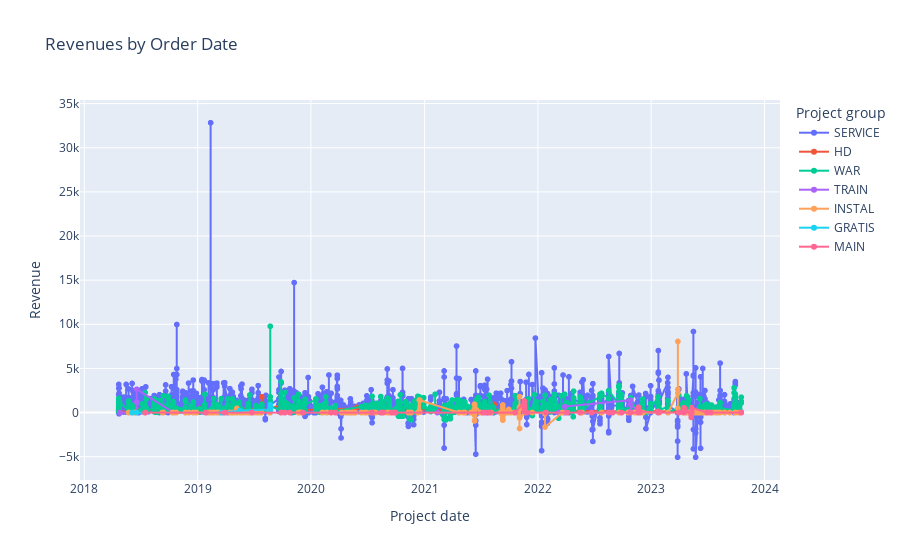

Here is the notebook cell this chart was saved with:
### Code cell
# revenues timeline by project group - right plot

fig1 = px.line(
    hours_per_project.sort_values(by="Project date"),
    x = 'Project date',
    y = 'Revenue',
    title= " Revenues by Order Date",
    markers="lines+markers",
    color = 'Project group'
)

fig1.update_layout(hovermode='x unified')

fig1.show()

folder_path = r'C:\Users\zluca\OneDrive\LAURA\Ironhack - data analyst\GitHub\Mid-bootcamp project\plots'
file_path = os.path.join(folder_path, 'revenues by order date.png')
pio.write_image(fig1, file_path)

### Figure 1 — Plotly figure (JSON) as saved in the notebook; plotly's stock layout.template omitted (floating-point values rounded to 4 significant figures; data arrays with more than 128 entries replaced by an {"elided": "..."} marker saying what was removed)
{"data": [{"hovertemplate": "Project group=SERVICE<br>Project date=%{x}<br>Revenue=%{y}<extra></extra>", "legendgroup": "SERVICE", "line": {"color": "#636efa", "dash": "solid"}, "marker": {"symbol": "circle"}, "mode": "markers+lines", "name": "SERVICE", "showlegend": true, "type": "scattergl", "x": {"elided": "2789 str values"}, "xaxis": "x", "y": {"elided": "2789 float values"}, "yaxis": "y"}, {"hovertemplate": "Project group=HD<br>Project date=%{x}<br>Revenue=%{y}<extra></extra>", "legendgroup": "HD", "line": {"color": "#EF553B", "dash": "solid"}, "marker": {"symbol": "circle"}, "mode": "markers+lines", "name": "HD", "showlegend": true, "type": "scattergl", "x": ["2018-04-22T00:00:00", "2018-04-22T00:00:00", "2018-06-18T00:00:00", "2018-06-18T00:00:00", "2018-06-18T00:00:00", "2018-12-19T00:00:00", "2018-12-19T00:00:00", "2019-01-07T00:00:00", "2019-01-07T00:00:00", "2019-01-07T00:00:00", "2019-01-07T00:00:00", "2019-01-07T00:00:00", "2019-01-08T00:00:00", "2019-01-08T00:00:00", "2019-01-08T00:00:00", "2019-01-08T00:00:00", "2019-01-08T00:00:00", "2019-01-08T00:00:00", "2019-01-08T00:00:00", "2019-01-08T00:00:00", "2019-01-08T00:00:00", "2019-01-08T00:00:00", "2019-02-12T00:00:00", "2019-02-19T00:00:00", "2019-02-22T00:00:00", "2019-02-22T00:00:00", "2019-03-18T00:00:00", "2019-03-18T00:00:00", "2019-04-04T00:00:00", "2019-04-04T00:00:00", "2019-04-08T00:00:00", "2019-04-08T00:00:00", "2019-04-17T00:00:00", "2019-04-23T00:00:00", "2019-04-23T00:00:00", "2019-04-23T00:00:00", "2019-05-07T00:00:00", "2019-05-07T00:00:00", "2019-05-21T00:00:00", "2019-05-21T00:00:00", "2019-05-24T00:00:00", "2019-05-24T00:00:00", "2019-05-24T00:00:00", "2019-05-24T00:00:00", "2019-05-24T00:00:00", "2019-05-24T00:00:00", "2019-05-24T00:00:00", "2019-05-24T00:00:00", "2019-05-24T00:00:00", "2019-06-03T00:00:00", "2019-06-05T00:00:00", "2019-06-18T00:00:00", "2019-06-18T00:00:00", "2019-06-18T00:00:00", "2019-06-24T00:00:00", "2019-06-24T00:00:00", "2019-06-24T00:00:00", "2019-06-24T00:00:00", "2019-06-28T00:00:00", "2019-07-08T00:00:00", "2019-07-08T00:00:00", "2019-07-08T00:00:00", "2019-07-11T00:00:00", "2019-07-11T00:00:00", "2019-07-15T00:00:00", "2019-07-15T00:00:00", "2019-07-18T00:00:00", "2019-07-26T00:00:00", "2019-07-26T00:00:00", "2019-07-26T00:00:00", "2019-07-27T00:00:00", "2019-07-27T00:00:00", "2019-07-27T00:00:00", "2019-07-27T00:00:00", "2019-07-27T00:00:00", "2019-10-09T00:00:00", "2019-10-09T00:00:00", "2019-10-09T00:00:00", "2019-10-09T00:00:00", "2020-05-22T00:00:00", "2020-05-28T00:00:00", "2021-05-21T00:00:00", "2021-06-15T00:00:00", "2021-08-13T00:00:00", "2021-08-13T00:00:00", "2021-08-13T00:00:00", "2021-08-13T00:00:00", "2023-04-19T00:00:00", "2023-09-29T00:00:00", "2023-09-29T00:00:00"], "xaxis": "x", "y": [176, 165, 0, 55, 330, 172.5, 172.5, 172.5, 172.5, 172.5, 230, 172.5, 57.5, 230, 86.25, 57.5, 230, 460, 172.5, 172.5, 172.5, 230, 172.5, 230, 172.5, 115, 230, 230, 115, 230, 345, 230, 230, 230, 230, 230, 230, 115, 345, 230, 230, 110, 230, 230, 340, 115, 115, 115, 345, 230, 230, 172.5, 172.5, 230, 230, 115, 230, 230, 57.5, 230, 230, 230, 517.5, 230, 230, 230, 115, 230, 230, 172.5, 460, 1782.0, 1020, 522.5, 115, 1045, 115, 255, 230, 460, 575, 172.5, 115, 920, 340, 287.5, 190, 135, 270, 270], "yaxis": "y"}, {"hovertemplate": "Project group=WAR<br>Project date=%{x}<br>Revenue=%{y}<extra></extra>", "legendgroup": "WAR", "line": {"color": "#00cc96", "dash": "solid"}, "marker": {"symbol": "circle"}, "mode": "markers+lines", "name": "WAR", "showlegend": true, "type": "scattergl", "x": {"elided": "956 str values"}, "xaxis": "x", "y": {"elided": "956 float values"}, "yaxis": "y"}, {"hovertemplate": "Project group=TRAIN<br>Project date=%{x}<br>Revenue=%{y}<extra></extra>", "legendgroup": "TRAIN", "line": {"color": "#ab63fa", "dash": "solid"}, "marker": {"symbol": "circle"}, "mode": "markers+lines", "name": "TRAIN", "showlegend": true, "type": "scattergl", "x": ["2018-04-25T00:00:00", "2018-04-25T00:00:00", "2018-06-18T00:00:00", "2018-06-18T00:00:00", "2018-06-18T00:00:00", "2018-06-18T00:00:00", "2018-06-19T00:00:00", "2018-06-19T00:00:00", "2018-10-15T00:00:00", "2018-10-15T00:00:00", "2018-10-15T00:00:00", "2018-10-15T00:00:00", "2019-03-25T00:00:00", "2019-03-25T00:00:00", "2019-04-08T00:00:00", "2019-04-08T00:00:00", "2019-05-07T00:00:00", "2019-05-07T00:00:00", "2019-05-07T00:00:00", "2019-05-07T00:00:00", "2019-05-07T00:00:00", "2019-05-07T00:00:00", "2020-09-22T00:00:00", "2020-09-22T00:00:00", "2020-09-22T00:00:00", "2021-02-11T00:00:00", "2022-03-09T00:00:00", "2022-03-09T00:00:00", "2022-03-09T00:00:00", "2022-03-28T00:00:00", "2022-03-28T00:00:00", "2022-03-28T00:00:00", "2022-03-28T00:00:00", "2022-03-28T00:00:00", "2022-10-26T00:00:00", "2022-10-26T00:00:00", "2022-10-26T00:00:00", "2022-11-25T00:00:00", "2022-11-25T00:00:00", "2022-11-25T00:00:00"], "xaxis": "x", "y": [0, 0, 0, 0, 0, 0, 1170, 2640, 0, 0, 0, 0, 0, 0, 0, 0, 0, 0, 0, 0, 0, 0, 0, 0, 0, 0, 0, 0, 0, 0, 0, 0, 0, 681.5, 1397.0, 135, 880, 0, 0, 0], "yaxis": "y"}, {"hovertemplate": "Project group=INSTAL<br>Project date=%{x}<br>Revenue=%{y}<extra></extra>", "legendgroup": "INSTAL", "line": {"color": "#FFA15A", "dash": "solid"}, "marker": {"symbol": "circle"}, "mode": "markers+lines", "name": "INSTAL", "showlegend": true, "type": "scattergl", "x": {"elided": "946 str values"}, "xaxis": "x", "y": {"elided": "946 float values"}, "yaxis": "y"}, {"hovertemplate": "Project group=GRATIS<br>Project date=%{x}<br>Revenue=%{y}<extra></extra>", "legendgroup": "GRATIS", "line": {"color": "#19d3f3", "dash": "solid"}, "marker": {"symbol": "circle"}, "mode": "markers+lines", "name": "GRATIS", "showlegend": true, "type": "scattergl", "x": ["2018-06-04T00:00:00", "2018-06-18T00:00:00", "2019-03-18T00:00:00", "2019-03-18T00:00:00", "2019-05-17T00:00:00", "2019-05-17T00:00:00", "2019-08-23T00:00:00", "2019-08-23T00:00:00", "2019-08-23T00:00:00", "2019-08-23T00:00:00"], "xaxis": "x", "y": [0, 0, 0, 0, 190, 230, 340, 902.5, 230, 617.5], "yaxis": "y"}, {"hovertemplate": "Project group=MAIN<br>Project date=%{x}<br>Revenue=%{y}<extra></extra>", "legendgroup": "MAIN", "line": {"color": "#FF6692", "dash": "solid"}, "marker": {"symbol": "circle"}, "mode": "markers+lines", "name": "MAIN", "showlegend": true, "type": "scattergl", "x": {"elided": "192 str values"}, "xaxis": "x", "y": {"elided": "192 float values"}, "yaxis": "y"}], "layout": {"hovermode": "x unified", "legend": {"title": {"text": "Project group"}, "tracegroupgap": 0}, "title": {"text": " Revenues by Order Date"}, "xaxis": {"anchor": "y", "domain": [0, 1], "title": {"text": "Project date"}}, "yaxis": {"anchor": "x", "domain": [0, 1], "title": {"text": "Revenue"}}}}
